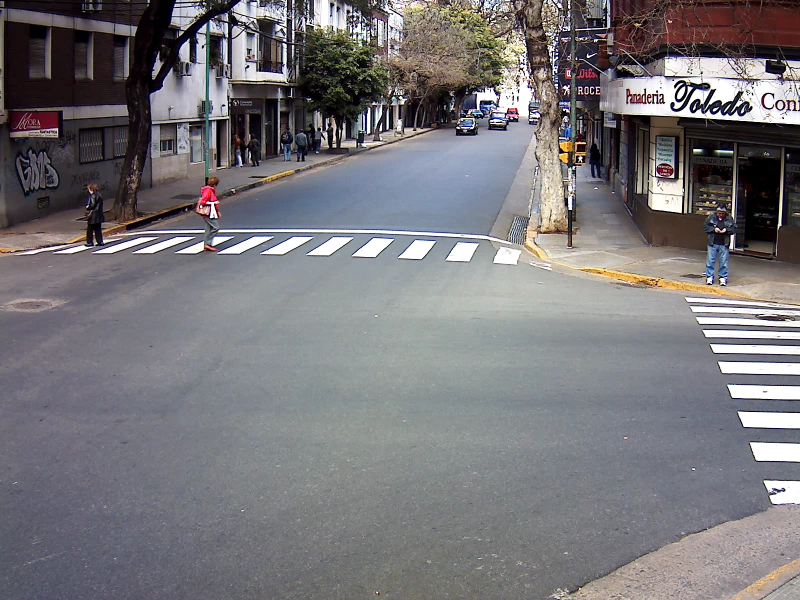
#> input picture tp/template-alumnos-20261026/salguero/img_10_18_47_351.jpg, 1600 x 1200 px (shown at 1/2 size)
$ python resolucion5.py
#> lines starting #> are read from the running program, lines starting #| are printed output that depends on the picture; after the words box and inside, x2 and y2 are one past the last pixel; in counts of white or black regions, pixels touching at a corner belong together
'''
=============================================================================
RESOLUCION 5: IMPLEMENTACION DE REFERENCIA CON OPENCV (CV2)
=============================================================================
Este script implementa la solución adaptada del Ejercicio 5 con alc utilizando
las bibliotecas estándar de visión por computadora y computación científica:
OpenCV (cv2), NumPy, SciPy, Pandas y Matplotlib.

Aprovecha OpenCV (cv2) para:
  1. Factorizacion RQ canónica de matrices de proyeccion via cv2.RQDecomp3x3.
  2. Transformaciones proyectivas de perspectiva via cv2.perspectiveTransform.
  3. Análisis visual y renderizado de reproyeccion con primitivas gráficas de cv2.
  4. Análisis y seguimiento visual de agentes sobre los fotogramas reales con cv2.
=============================================================================
'''

import os
import cv2
import numpy as np
import scipy.linalg
import pandas as pd
import matplotlib.pyplot as plt
from pprint import pformat


# =============================================================================
# FUNCIONES AUXILIARES
# =============================================================================

def extraerTiempoMs(nombre_archivo):
    '''
    Extrae la estampa temporal en segundos con precision de milisegundos
    a partir del nombre del archivo de captura (e.g. img_10_18_47_351.jpg -> 37127.351 s).
    Implementado con métodos nativos de strings de Python (sin la librería re).
    '''
    base = os.path.basename(nombre_archivo)
    nombre_sin_ext = base.split('.')[0]
    partes = nombre_sin_ext.split('_')
    partes_num = [p for p in partes if p.isdigit()]
    if len(partes_num) >= 4:
        horas = float(partes_num[0])
        minutos = float(partes_num[1])
        segundos = float(partes_num[2])
        milisegundos = float(partes_num[3])
        return horas * 3600.0 + minutos * 60.0 + segundos + (milisegundos / 1000.0)
    return 0.0


def construirMatrizQ(img_pts, obj_pts):
    '''
    Construye la matriz lineal Q de 2n x 12 para el sistema homogeneo Q * m = 0.
    Cada punto 3D Pi = [X, Y, Z, 1] y su proyeccion (u, v) generan 2 ecuaciones.
    '''
    n = len(obj_pts)
    Q = np.zeros((2 * n, 12))
    for i in range(n):
        P_i = np.array([obj_pts[i, 0], obj_pts[i, 1], obj_pts[i, 2], 1.0])
        u, v = img_pts[i, 0], img_pts[i, 1]

        Q[2 * i, 0:4] = P_i
        Q[2 * i, 8:12] = -u * P_i

        Q[2 * i + 1, 4:8] = P_i
        Q[2 * i + 1, 8:12] = -v * P_i
    return Q


# =============================================================================
# ALGORITMO 1 (5.a): CALCULO DE PARAMETROS INTRINSECOS K CON CV2
# =============================================================================

def calcularIntrinsecosSalguero(world_img_pts_csv):
    '''
    Calcula la matriz de parametros intrinsecos K promediando las estimaciones
    obtenidas a partir de las 4 vistas del archivo 'world_img_pts.csv'.

    Procedimiento matematico con OpenCV:
      1. Para cada vista k, se resuelve la matriz de proyeccion Mk (3x4)
         mediante SVD de Qk.
      2. Se descompone la submatriz 3x3 M3 = Mk[:, :3] en K * R utilizando la
         factorizacion RQ nativa de OpenCV (cv2.RQDecomp3x3).
      3. Se normaliza K para asegurar K[2, 2] = 1.0 y focos positivos (K[i, i] > 0).
      4. Se promedia K sobre todas las vistas disponibles.
    '''
    df = pd.read_csv(world_img_pts_csv, sep=';')
#> (reads tp/template-alumnos-20261026/salguero/world_img_pts.csv from the repository)
    obj_pts = df[['X', 'Y', 'Z']].values

    # Identificar las vistas en el archivo (u_0, v_0, u_1, v_1, ...)
    cols = df.columns
    num_vistas = sum(1 for c in cols if c.startswith('u_'))

    K_acum = np.zeros((3, 3), dtype=np.float64)

    for k in range(num_vistas):
        img_pts_k = df[[f'u_{k}', f'v_{k}']].values
        Q_k = construirMatrizQ(img_pts_k, obj_pts)

        # SVD completa con SciPy: el vector del espacio nulo es la ultima fila de Vt
        _, _, Vt = scipy.linalg.svd(Q_k)
        m_opt = Vt[-1]
        M_k = m_opt.reshape((3, 4))

        # Factorizacion RQ canonica con OpenCV (cv2.RQDecomp3x3)
        # Retorna: (ret, mtxR, mtxQ, ...) donde mtxR es triangular superior (K)
        # y mtxQ es ortogonal (R).
        _, K_k, _, _, _, _ = cv2.RQDecomp3x3(M_k[:, :3])

        # Normalizacion homogenea K[2, 2] = 1.0
        K_k /= K_k[2, 2]

        # Ajuste de focos positivos en la diagonal principal
        for c in range(2):
            if K_k[c, c] < 0.0:
                K_k[:, c] *= -1.0

        K_acum += K_k

    K_final = K_acum / float(num_vistas)
    return K_final


# =============================================================================
# ALGORITMO 2 (5.b): ESTIMACION DE POSE Y REPROYECCION CON CV2
# =============================================================================

def dibujarReproyeccionCV2(img_path, img_pts, puntos_reproyectados, rms, out_plot="reproyeccion_cv2.png"):
    '''
    Dibuja y renderiza el analisis de reproyeccion sobre la imagen utilizando OpenCV (cv2).
    Genera anotaciones de alta precision con antialiasing (LINE_AA) y panel informativo translucido.
    '''
    if not os.path.exists(img_path):
        return

    im = cv2.imread(img_path)
    if im is None:
        return

    h, w = im.shape[:2]
    overlay = im.copy()
    n_pts = len(img_pts)

    # 1. Trazar lineas residuales de error (Amarillo: BGR [0, 255, 255])
    for i in range(n_pts):
        pt_med = (int(round(img_pts[i, 0])), int(round(img_pts[i, 1])))
        pt_rep = (int(round(puntos_reproyectados[i, 0])), int(round(puntos_reproyectados[i, 1])))
        cv2.line(overlay, pt_med, pt_rep, (0, 255, 255), 1, cv2.LINE_AA)

    # 2. Dibujar puntos medidos en verde (BGR [0, 255, 0])
    for i in range(n_pts):
        pt_med = (int(round(img_pts[i, 0])), int(round(img_pts[i, 1])))
        cv2.circle(overlay, pt_med, 4, (0, 255, 0), -1, cv2.LINE_AA)

    # 3. Dibujar puntos reproyectados en rojo (BGR [0, 0, 255]) con cruz
    for i in range(n_pts):
        pt_rep = (int(round(puntos_reproyectados[i, 0])), int(round(puntos_reproyectados[i, 1])))
        cv2.drawMarker(overlay, pt_rep, (0, 0, 255), cv2.MARKER_CROSS, markerSize=10, thickness=2, line_type=cv2.LINE_AA)

    # 4. Panel translucido tipo HUD con estadisticas de calibracion
    badge_x1, badge_y1 = 30, 30
    badge_x2, badge_y2 = 560, 160
    cv2.rectangle(overlay, (badge_x1, badge_y1), (badge_x2, badge_y2), (20, 20, 20), -1)

    # Alpha blending para efecto glassmorphism
    alpha = 0.75
    im_final = cv2.addWeighted(overlay, alpha, im, 1 - alpha, 0)

    # Borde estetico del panel
    cv2.rectangle(im_final, (badge_x1, badge_y1), (badge_x2, badge_y2), (0, 255, 255), 2)

    # Textos del HUD
    cv2.putText(im_final, "ANALISIS DE REPROYECCION DLT 3D (CV2)", (badge_x1 + 15, badge_y1 + 32),
                cv2.FONT_HERSHEY_SIMPLEX, 0.65, (255, 255, 255), 2, cv2.LINE_AA)
    cv2.putText(im_final, f"Correspondencias analizadas: {n_pts} puntos", (badge_x1 + 15, badge_y1 + 65),
                cv2.FONT_HERSHEY_SIMPLEX, 0.55, (200, 200, 200), 1, cv2.LINE_AA)
    cv2.putText(im_final, f"Error cuadratico RMS: {rms:.4f} px", (badge_x1 + 15, badge_y1 + 95),
                cv2.FONT_HERSHEY_SIMPLEX, 0.60, (0, 255, 0), 2, cv2.LINE_AA)

    # Referencias de color
    cv2.circle(im_final, (badge_x1 + 25, badge_y1 + 118), 5, (0, 255, 0), -1, cv2.LINE_AA)
    cv2.putText(im_final, "Medidos", (badge_x1 + 38, badge_y1 + 123), cv2.FONT_HERSHEY_SIMPLEX, 0.45, (255, 255, 255), 1, cv2.LINE_AA)

    cv2.drawMarker(im_final, (badge_x1 + 130, badge_y1 + 118), (0, 0, 255), cv2.MARKER_CROSS, 8, 2, cv2.LINE_AA)
    cv2.putText(im_final, "Reproyectados", (badge_x1 + 143, badge_y1 + 123), cv2.FONT_HERSHEY_SIMPLEX, 0.45, (255, 255, 255), 1, cv2.LINE_AA)

    cv2.line(im_final, (badge_x1 + 270, badge_y1 + 118), (badge_x1 + 295, badge_y1 + 118), (0, 255, 255), 2, cv2.LINE_AA)
    cv2.putText(im_final, "Residual", (badge_x1 + 305, badge_y1 + 123), cv2.FONT_HERSHEY_SIMPLEX, 0.45, (255, 255, 255), 1, cv2.LINE_AA)

    cv2.imwrite(out_plot, im_final)


def estimarPoseYReproyectar(file_pts, K, img_path, out_plot="reproyeccion_cv2.png"):
    '''
    Calcula la matriz de proyeccion M y la pose de la camara (R, t) a partir
    de las 51 correspondencias en 'gs_10_09_point_correspondences_v5.txt'.

    Debido a que los 51 puntos estan en la calzada (Z = 0), los puntos son coplanares.
    Se extrae la solucion no trivial del espacio nulo y se descompone la pose.
    Utiliza OpenCV (cv2) para la proyeccion perspectica y el renderizado visual.
    '''
#> called with K = array of shape (3, 3), out_plot = 'reproyeccion_cv2.png'
    data = np.loadtxt(file_pts)
    obj_pts = data[1:4, :].T  # 51 x 3 (X, Y, Z en metros)
    img_pts = data[4:6, :].T  # 51 x 2 (u, v en pixeles)
    n_pts = len(obj_pts)

    # Construir sistema DLT
    Q = construirMatrizQ(img_pts, obj_pts)
    _, _, Vt = scipy.linalg.svd(Q)

    # Seleccion del vector singular valido que describe el plano proyectivo real
    # (descartando las columnas nulas asociadas a Z=0)
    for row in range(11, -1, -1):
        m = Vt[row]
        if abs(m[0]) > 1e-6 or abs(m[1]) > 1e-6 or abs(m[3]) > 1e-6:
            M = m.reshape((3, 4))
            break

    # Estimacion de pose: H = M[:, [0, 1, 3]] = K * [r1, r2, t]
    H_calle = M[:, [0, 1, 3]]
    K_inv = scipy.linalg.inv(K)
    H_hat = K_inv @ H_calle

    # Factor de escala metrico
    escala = (scipy.linalg.norm(H_hat[:, 0]) + scipy.linalg.norm(H_hat[:, 1])) / 2.0
    r1 = H_hat[:, 0] / escala
    r2 = H_hat[:, 1] / escala
    r3 = np.cross(r1, r2)
    t = H_hat[:, 2] / escala

    # Ortogonalizacion estricta de la rotacion en SO(3) mediante SVD
    R_aprox = np.column_stack([r1, r2, r3])
    U_r, _, Vt_r = scipy.linalg.svd(R_aprox)
    R = U_r @ Vt_r
    if scipy.linalg.det(R) < 0:
        R = -R
        t = -t

    # Proyeccion de los 51 puntos mediante transformacion proyectiva de OpenCV
    # cv2.perspectiveTransform opera sobre arreglos de forma (N, 1, 2)
    pts_ground_cv = obj_pts[:, :2].reshape(-1, 1, 2).astype(np.float64)
    puntos_reproyectados = cv2.perspectiveTransform(pts_ground_cv, H_calle).reshape(-1, 2)

    # Calculo del error RMS
    diferencias = img_pts - puntos_reproyectados
    RMS = np.sqrt(np.mean(np.sum(diferencias**2, axis=1)))

    # Analisis visual y dibujo sobre la imagen con OpenCV
    dibujarReproyeccionCV2(img_path, img_pts, puntos_reproyectados, RMS, out_plot)
#> in dibujarReproyeccionCV2, im is the input picture: shape (1200, 1600, 3); mean B, G, R 121.1, 117.4, 119.6
#> after the loop in dibujarReproyeccionCV2, `for i in range(n_pts):`:
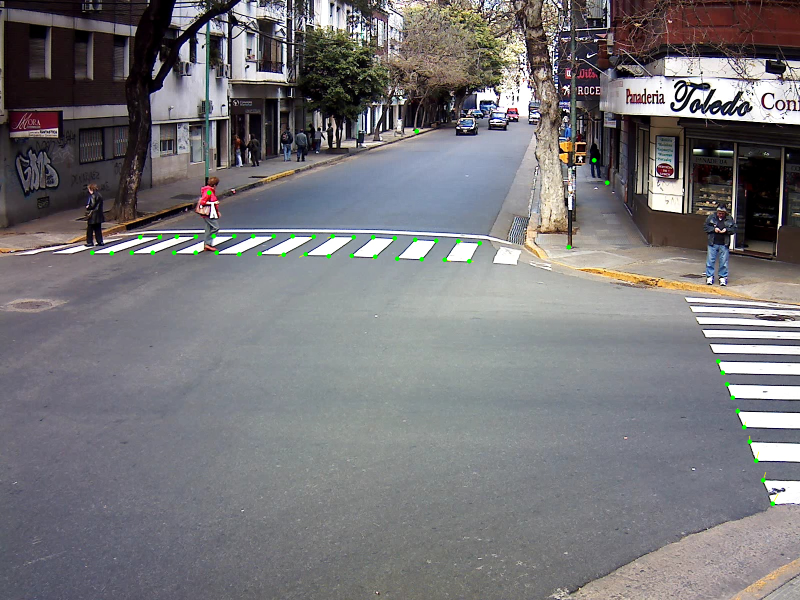
#> overlay: shape (1200, 1600, 3) (shown at 1/2 size); mean B, G, R 120.8, 117.6, 119.4
#> after the loop in dibujarReproyeccionCV2, `for i in range(n_pts):`:
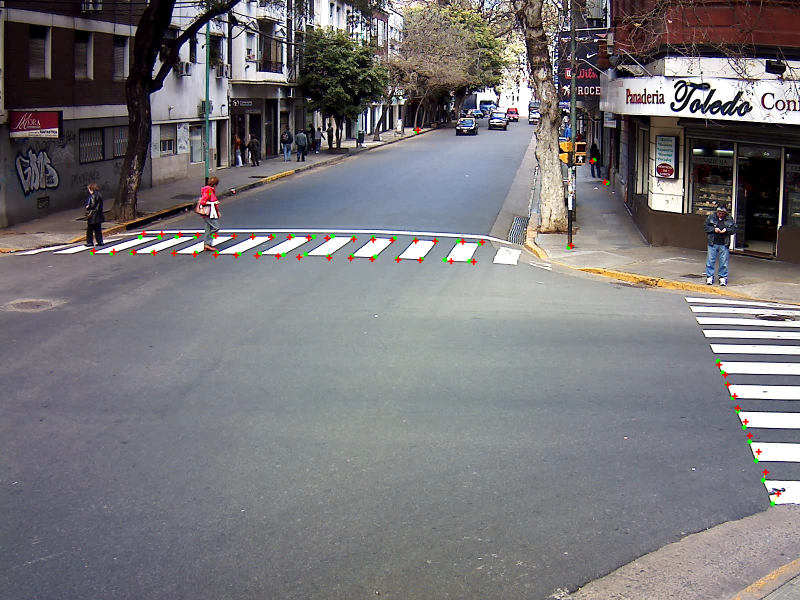
#> overlay: shape (1200, 1600, 3) (shown at 1/2 size); 0.28% of pixels changed, all inside (x1, y1, x2, y2) = (180, 254, 1564, 995)
#> in dibujarReproyeccionCV2, `cv2.rectangle(overlay, (badge_x1, badge_y1), (badge_x2, badge_y2), (20..`:
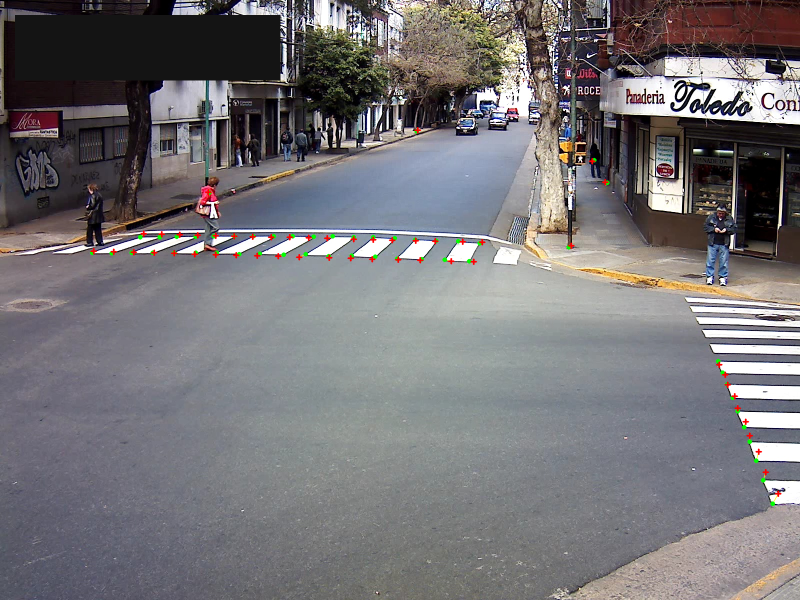
#> overlay: shape (1200, 1600, 3) (shown at 1/2 size); 3.62% of pixels changed, all inside (x1, y1, x2, y2) = (30, 30, 561, 161)
#> (the rest of the program and of its run is left out)
